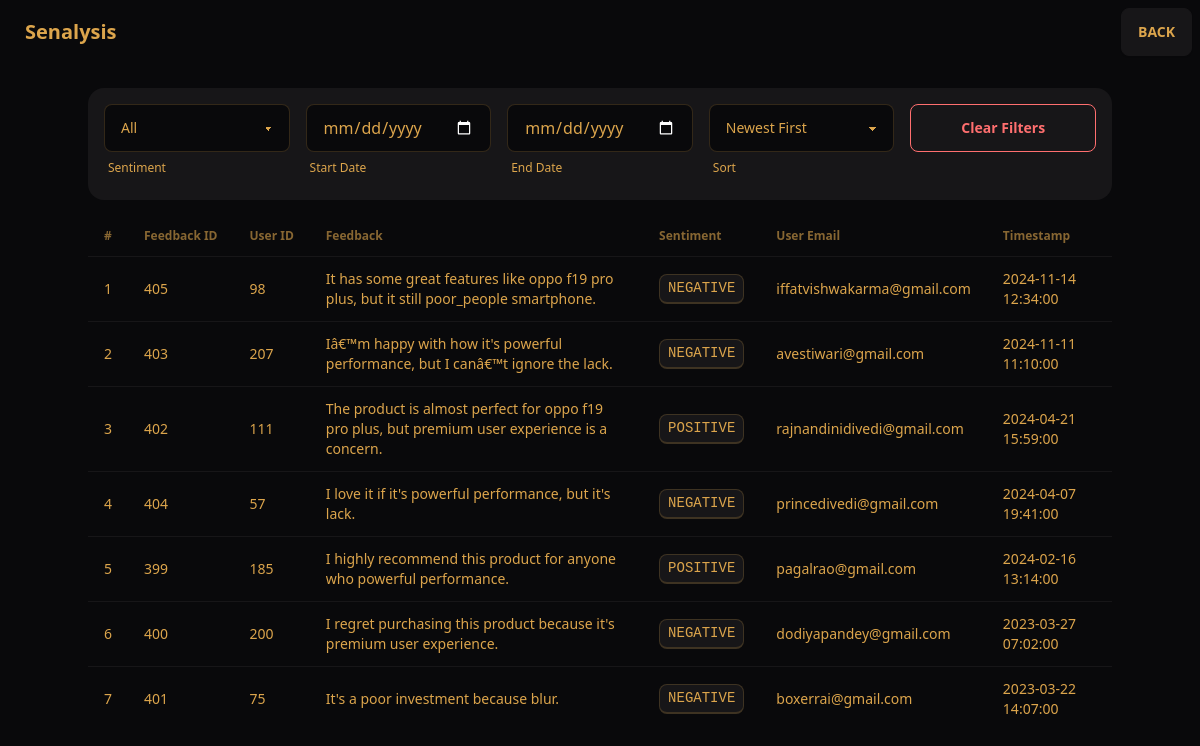
Screenshot of /feedbacks/64 with the database file from the repository.
### tables this page shows
CREATE TABLE "feedback" (
    fid INTEGER PRIMARY KEY AUTOINCREMENT,
    uid INTEGER,
    pid INTEGER,
    feedback TEXT,
    timestamp TEXT DEFAULT CURRENT_TIMESTAMP,
    sentiment TEXT,
    FOREIGN KEY (uid) REFERENCES users (uid),
    FOREIGN KEY (pid) REFERENCES products (pid)
);

CREATE TABLE users (
    uid INTEGER PRIMARY KEY AUTOINCREMENT,
    fname TEXT,
    lname TEXT,
    email TEXT,
    pwd TEXT,
    gender TEXT,
    height REAL,
    weight REAL,
    dob TEXT,
    state TEXT,
    city TEXT
);

### app.py (the view)
@app.route('/feedbacks/<pid>')
def feedbacks(pid):
    conn = get_db_connection()
    cursor = conn.cursor()
    cursor.execute("""
        SELECT f.fid, f.uid, f.feedback, f.sentiment, f.timestamp, u.email
        FROM feedback f
        JOIN users u ON f.uid = u.uid
        WHERE f.pid = ?
        ORDER BY f.timestamp DESC
    """, (pid,))
    feedbacks = cursor.fetchall()
    conn.close()
    return render_template('feedbacks.html', pid=pid, feedbacks=feedbacks)

### app.py (called while the page is built)
def get_db_connection():
    conn = sqlite3.connect(DATABASE)
    conn.row_factory = sqlite3.Row
    return conn

### templates/feedbacks.html (shortened to what this page needs)
{% extends "base.html" %}
{% block content %}
<div class="container mx-auto">
  <h2 class="text-2xl font-semibold text-center mb-6 bg-neutral text-white p-4 rounded-lg">
  </h2>
<div class="filters bg-base-200 p-4 rounded-box mb-4">
    <div class="grid grid-cols-5 gap-4">
      <div>
        <select id="sentiment-filter" class="select select-bordered w-full">
          <option value="all" selected>All</option>
        </select>
        <div class="label">
            <span class="label-text-alt">Sentiment</span>
          </div>
      </div>
      <div class="form-control w-full">
        <input id="start-date" type="date" class="input input-bordered w-full">
        <div class="label">
          <span class="label-text-alt">Start Date</span>
        </div>
      </div>
      <div class="form-control w-full">
        <input id="end-date" type="date" class="input input-bordered w-full">
        <div class="label">
          <span class="label-text-alt">End Date</span>
        </div>
      </div>
      <div>
        <select id="sort-order" class="select select-bordered w-full">
          <option value="desc" selected>Newest First</option>
        </select>
        <div class="label">
            <span class="label-text-alt">Sort</span>
          </div>
      </div>
      <div>
        <button id="clear-filters" class="btn btn-outline btn-error w-full">
          Clear Filters
        </button>
      </div>
    </div>
  </div>
  <table class="table w-full">
    <thead>
      <tr>
        <th>#</th>
        <th>Feedback ID</th>
        <th>User ID</th>
        <th>Feedback</th>
        <th>Sentiment</th>
        <th>User Email</th>
        <th>Timestamp</th>
      </tr>
    </thead>
    <tbody id="feedbacks-table">
      {% for feedback in feedbacks %}
      <tr>
        <td>{{ loop.index }}</td>
        <td>{{ feedback.fid }}</td>
        <td>{{ feedback.uid }}</td>
        <td>{{ feedback.feedback }}</td>
        <td>
          <kbd class="kbd">{{ feedback.sentiment }}</kbd>
        </td>
        <td>{{ feedback.email }}</td>
        <td>{{ feedback.timestamp }}</td>
      </tr>
      {% else %}
      <tr>
        <td colspan="7" class="text-center text-gray-600">
          No feedback submitted yet.
        </td>
      </tr>
      {% endfor %}
    </tbody>
  </table>
</div>
{% endblock %}

### templates/base.html (style rules this page uses)
:root { color-scheme: dark; --pc: 20% 0 0; --sc: 85.5163% 0.012821 261.069149; --ac: 87.3349% 0.010348 338.82597; --inc: 15.8122% 0.024356 237.133883; --suc: 15.6239% 0.038579 132.154381; --wac: 17.2255% 0.027305 102.89115; --erc: 14.3506% 0.035271 22.568916; --rounded-box: 1rem; --rounded-btn: 0.5rem; --rounded-badge: 1.9rem; --animation-btn: 0.25s; --animation-input: .2s; --btn-focus-scale: 0.95; --border-btn: 1px; --tab-border: 1px; --tab-radius: 0.5rem; --p: 100% 0 0; --s: 27.5815% 0.064106 261.069149; --a: 36.6744% 0.051741 338.82597; --n: 24.27% 0.057015 59.825019; --nc: 93.2033% 0.089631 90.861683; --b1: 14.0765% 0.004386 285.822869; --b2: 20.2191% 0.004211 308.22937; --b3: 29.8961% 0.003818 308.318612; --bc: 75.6879% 0.123666 76.890484; --in: 79.0612% 0.121778 237.133883; --su: 78.1197% 0.192894 132.154381; --wa: 86.1274% 0.136524 102.89115; --er: 71.7531% 0.176357 22.568916 }

### rows the page displays
feedback: fid "405", uid "98", feedback "It has some great features like oppo f19 pro plus, but it still poor_people smartphone.", sentiment "NEGATIVE", email "iffatvishwakarma@gmail.com", timestamp "2024-11-14 12:34:00"
feedback: fid "403", uid "207", feedback "Iâ€™m happy with how it's powerful performance, but I canâ€™t ignore the lack.", sentiment "NEGATIVE", email "avestiwari@gmail.com", timestamp "2024-11-11 11:10:00"
feedback: fid "402", uid "111", feedback "The product is almost perfect for oppo f19 pro plus, but premium user experience is a concern.", sentiment "POSITIVE", email "rajnandinidivedi@gmail.com", timestamp "2024-04-21 15:59:00"
feedback: fid "404", uid "57", feedback "I love it if it's powerful performance, but it's lack.", sentiment "NEGATIVE", email "princedivedi@gmail.com", timestamp "2024-04-07 19:41:00"
feedback: fid "399", uid "185", feedback "I highly recommend this product for anyone who powerful performance.", sentiment "POSITIVE", email "pagalrao@gmail.com", timestamp "2024-02-16 13:14:00"
feedback: fid "400", uid "200", feedback "I regret purchasing this product because it's premium user experience.", sentiment "NEGATIVE", email "dodiyapandey@gmail.com", timestamp "2023-03-27 07:02:00"
feedback: fid "401", uid "75", feedback "It's a poor investment because blur.", sentiment "NEGATIVE", email "boxerrai@gmail.com", timestamp "2023-03-22 14:07:00"
